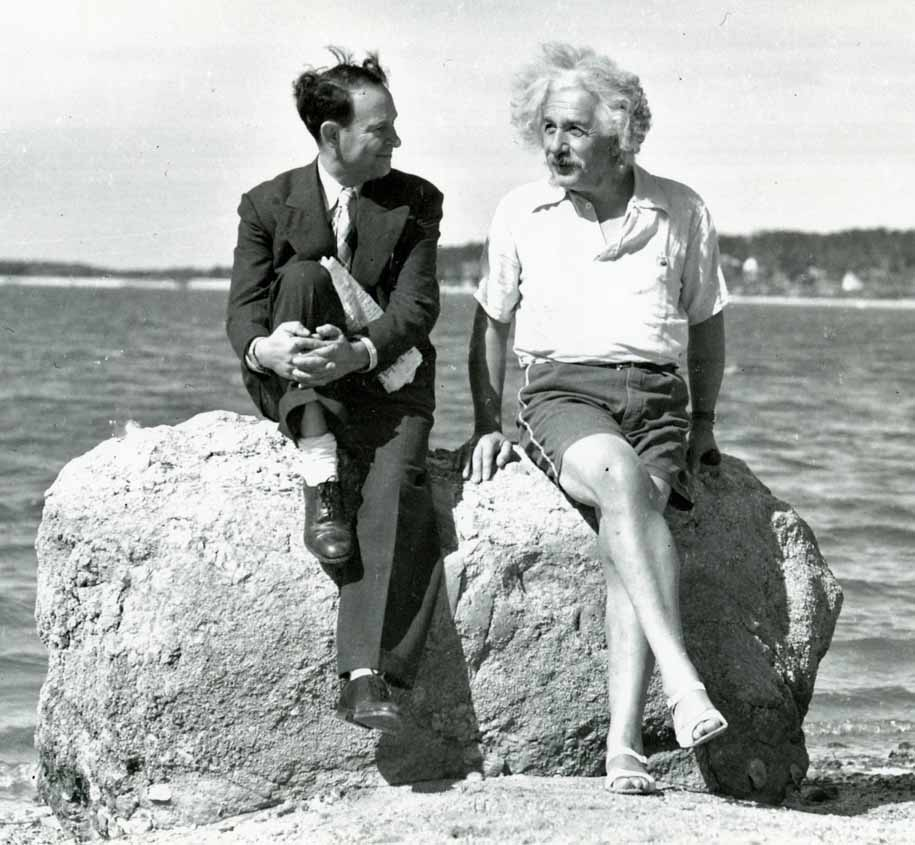
#> input picture Einstein_1939.jpg, 915 x 845 px
$ jupyter execute --allow-errors 'coloring videos and images .ipynb'
#> lines starting #> are read from the running program, lines starting #| are printed output that depends on the picture
[cell 1]
import cv2
import numpy as np
import matplotlib.pyplot as plt

[cell 2]
image = './Einstein_1939.jpg'

[cell 3]
prototxt = "./colorization_deploy_v2.prototxt.txt"
caffe_model = "./colorization_release_v2.caffemodel"
pts_npy = "./pts_in_hull.npy"

[cell 4]
test_image =  "./"+image

#> (a cell that did not finish here is left out)

#> (a cell that did not finish here is left out)

#> (a cell that did not finish here is left out)

[cell 8]
test_image = cv2.imread(test_image)
#> test_image is the input picture: shape (845, 915, 3); mean B, G, R 166.2, 168.5, 165

test_image = cv2.cvtColor(test_image, cv2.COLOR_BGR2GRAY)
#> test_image: shape (845, 915)

test_image = cv2.cvtColor(test_image, cv2.COLOR_GRAY2RGB)
#> test_image: shape (845, 915, 3)

plt.imshow(test_image)
plt.show()

[cell 9]
normalized= test_image.astype("float32") / 255.0

lab_image = cv2.cvtColor(normalized, cv2.COLOR_RGB2LAB)
#> lab_image: shape (845, 915, 3) float32; mean of channels 0, 1, 2 67.3, 0, 0

resized = cv2.resize(lab_image, (224, 224))
#> resized: shape (224, 224, 3) float32; mean of channels 0, 1, 2 67.3, 0, 0

L = cv2.split(resized)[0]
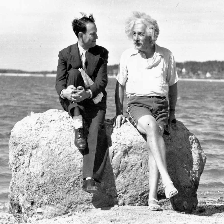
#> L: shape (224, 224) float32; min 0, max 99.95, mean 67.3; drawn with min black and max white
L -= 50

#> (a cell that did not finish here is left out)

[cell 11]
L = cv2.split(lab_image)[0]
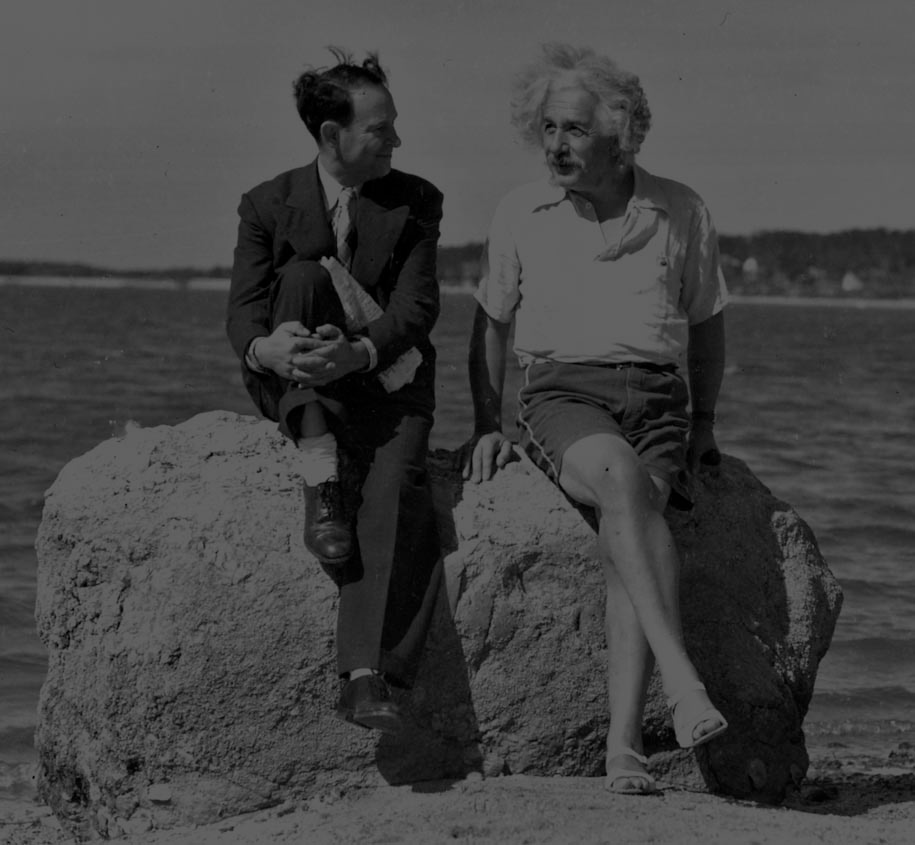
#> L: shape (845, 915) float32; min 0, max 100, mean 67.3

#> (the rest of this cell did not finish here and is left out)
